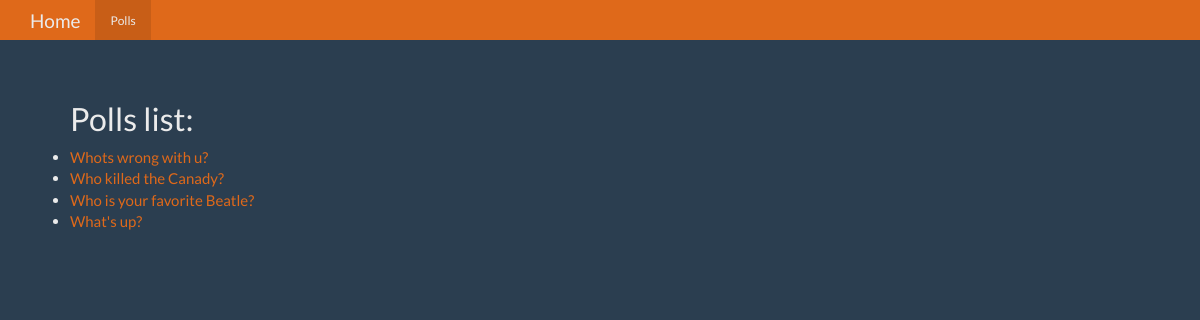
Screenshot of /polls/ with the database file from the repository.
### polls/models.py (models this page shows, shortened)
class Question(models.Model):
    question_text = models.CharField(max_length=200)
    pub_date = models.DateTimeField('date published')
    def was_published_recently(self):
        now = timezone.now()
        return now - datetime.timedelta(days=1) <= self.pub_date <= now
    was_published_recently.admin_order_field = 'pub_date'
    was_published_recently.boolean = True
    was_published_recently.short_description = 'Published recently?'

### polls/views.py (the view)
class IndexView(generic.ListView):
    template_name = 'polls/index.html'
    context_object_name = 'latest_question_list'
    def get_queryset(self):
        return Question.objects.filter(
                pub_date__lte=timezone.now()
        ).order_by('-pub_date')[:5]

### polls/templates/polls/index.html (shortened to what this page needs)
{% extends 'polls/base.html' %}
{% load staticfiles %}
{% block content %}
{% if latest_question_list %}
    <ul> <h2>Polls list:</h2>
        {% for question in latest_question_list %}
            <li><a href="{% url 'polls:detail' question.id %}">{{ question.question_text }}</a></li>
        {% endfor %}
    </ul>
{% else %}
    <p>No polls are available.</p>
{% endif %}
{% endblock %}

### rows the page displays
Question: question_text "Whots wrong with u?"
Question: question_text "Who killed the Canady?"
Question: question_text "Who is your favorite Beatle?"
Question: question_text "What's up?"
